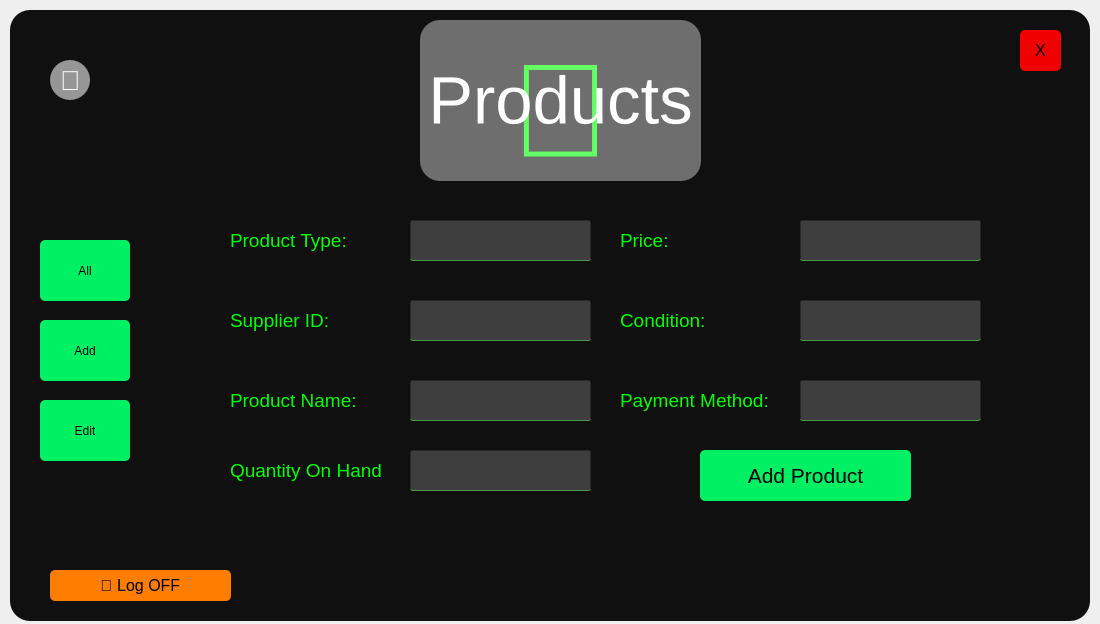
<?xml version="1.0" encoding="UTF-8"?>
<ui version="4.0">
 <class>Form</class>
 <widget class="QWidget" name="Form">
  <property name="geometry">
   <rect>
    <x>0</x>
    <y>0</y>
    <width>1100</width>
    <height>624</height>
   </rect>
  </property>
  <property name="windowTitle">
   <string>Form</string>
  </property>
  <widget class="QWidget" name="widget" native="true">
   <property name="geometry">
    <rect>
     <x>10</x>
     <y>10</y>
     <width>1080</width>
     <height>611</height>
    </rect>
   </property>
   <property name="styleSheet">
    <string notr="true">background-color:rgba(16,16,16,255);
border-radius:20px;</string>
   </property>
   <widget class="QPushButton" name="AdminPanLogOff">
    <property name="geometry">
     <rect>
      <x>40</x>
      <y>560</y>
      <width>181</width>
      <height>31</height>
     </rect>
    </property>
    <property name="font">
     <font>
      <family>Leelawadee UI</family>
      <pointsize>12</pointsize>
      <weight>50</weight>
      <bold>false</bold>
      <underline>false</underline>
      <strikeout>false</strikeout>
     </font>
    </property>
    <property name="styleSheet">
     <string notr="true">QPushButton#AdminPanLogOff{
background-color:rgba(255,125,0,255);
color:rgb(0,0,0);
border-radius:5px;
}

QPushButton#AdminPanLogOff:pressed{
background-color:rgba(255,150,0,255);
}
</string>
    </property>
    <property name="text">
     <string> Log OFF</string>
    </property>
   </widget>
   <widget class="QPushButton" name="btn_all">
    <property name="geometry">
     <rect>
      <x>30</x>
      <y>230</y>
      <width>90</width>
      <height>61</height>
     </rect>
    </property>
    <property name="styleSheet">
     <string notr="true">QPushButton#btn_all{
background-color:rgba(0,240,100,255);
color:rgb(0,0,0);
border-radius:5px;
}

QPushButton#btn_all:pressed{
background-color:rgba(0,255,150,255);
}
</string>
    </property>
    <property name="text">
     <string>All</string>
    </property>
   </widget>
   <widget class="QPushButton" name="AdminProBack">
    <property name="geometry">
     <rect>
      <x>40</x>
      <y>50</y>
      <width>40</width>
      <height>40</height>
     </rect>
    </property>
    <property name="font">
     <font>
      <family>Leelawadee UI</family>
      <pointsize>20</pointsize>
      <weight>50</weight>
      <bold>false</bold>
      <underline>false</underline>
      <strikeout>false</strikeout>
     </font>
    </property>
    <property name="styleSheet">
     <string notr="true">QPushButton#AdminProBack{
background-color:rgba(150,150,150,255);
color:rgb(255,255,255);
border-radius:20px;
}

QPushButton#AdminProBack:pressed{
background-color:rgba(200,200,200,255);
}
</string>
    </property>
    <property name="text">
     <string></string>
    </property>
   </widget>
   <widget class="QPushButton" name="btn_edit">
    <property name="geometry">
     <rect>
      <x>30</x>
      <y>390</y>
      <width>90</width>
      <height>61</height>
     </rect>
    </property>
    <property name="styleSheet">
     <string notr="true">QPushButton#btn_edit{
background-color:rgba(0,240,100,255);
color:rgb(0,0,0);
border-radius:5px;
}

QPushButton#btn_edit:pressed{
background-color:rgba(0,255,150,255);
}
</string>
    </property>
    <property name="text">
     <string>Edit</string>
    </property>
   </widget>
   <widget class="QPushButton" name="btn_add">
    <property name="geometry">
     <rect>
      <x>30</x>
      <y>310</y>
      <width>90</width>
      <height>61</height>
     </rect>
    </property>
    <property name="styleSheet">
     <string notr="true">QPushButton#btn_add{
background-color:rgba(0,240,100,255);
color:rgb(0,0,0);
border-radius:5px;
}

QPushButton#btn_add:pressed{
background-color:rgba(0,255,150,255);
}
</string>
    </property>
    <property name="text">
     <string>Add</string>
    </property>
   </widget>
   <widget class="QLabel" name="LockImage">
    <property name="geometry">
     <rect>
      <x>160</x>
      <y>10</y>
      <width>781</width>
      <height>181</height>
     </rect>
    </property>
    <property name="font">
     <font>
      <pointsize>100</pointsize>
     </font>
    </property>
    <property name="styleSheet">
     <string notr="true">color:rgba(0,255,0,255);
align:center</string>
    </property>
    <property name="text">
     <string></string>
    </property>
    <property name="alignment">
     <set>Qt::AlignCenter</set>
    </property>
   </widget>
   <widget class="QLabel" name="label">
    <property name="geometry">
     <rect>
      <x>220</x>
      <y>210</y>
      <width>171</width>
      <height>41</height>
     </rect>
    </property>
    <property name="font">
     <font>
      <pointsize>14</pointsize>
     </font>
    </property>
    <property name="styleSheet">
     <string notr="true">color:rgb(0, 255, 0)</string>
    </property>
    <property name="text">
     <string>Product Type:</string>
    </property>
   </widget>
   <widget class="QLabel" name="label_10">
    <property name="geometry">
     <rect>
      <x>610</x>
      <y>370</y>
      <width>171</width>
      <height>41</height>
     </rect>
    </property>
    <property name="font">
     <font>
      <pointsize>14</pointsize>
     </font>
    </property>
    <property name="styleSheet">
     <string notr="true">color:rgb(0, 255, 0)</string>
    </property>
    <property name="text">
     <string>Payment Method:</string>
    </property>
   </widget>
   <widget class="QLineEdit" name="AdminProdSupp">
    <property name="geometry">
     <rect>
      <x>400</x>
      <y>290</y>
      <width>181</width>
      <height>41</height>
     </rect>
    </property>
    <property name="font">
     <font>
      <pointsize>16</pointsize>
     </font>
    </property>
    <property name="styleSheet">
     <string notr="true">background-color:rgba(75,75,75,200);
color:rgb(0,255,0);
border-radius:2px;
border:1px solid rgba(0,0,0,0);
border-bottom-color:rgba(75,150,75,255);
padding-left:10px;
padding-bottom:3px;</string>
    </property>
   </widget>
   <widget class="QLineEdit" name="AdminProdType">
    <property name="geometry">
     <rect>
      <x>400</x>
      <y>210</y>
      <width>181</width>
      <height>41</height>
     </rect>
    </property>
    <property name="font">
     <font>
      <pointsize>16</pointsize>
     </font>
    </property>
    <property name="styleSheet">
     <string notr="true">background-color:rgba(75,75,75,200);
color:rgb(0,255,0);
border-radius:2px;
border:1px solid rgba(0,0,0,0);
border-bottom-color:rgba(75,150,75,255);
padding-left:10px;
padding-bottom:3px;</string>
    </property>
   </widget>
   <widget class="QLabel" name="label_3">
    <property name="geometry">
     <rect>
      <x>220</x>
      <y>370</y>
      <width>171</width>
      <height>41</height>
     </rect>
    </property>
    <property name="font">
     <font>
      <pointsize>14</pointsize>
     </font>
    </property>
    <property name="styleSheet">
     <string notr="true">color:rgb(0, 255, 0)</string>
    </property>
    <property name="text">
     <string>Product Name:</string>
    </property>
   </widget>
   <widget class="QLineEdit" name="AdminProdPayMeth">
    <property name="geometry">
     <rect>
      <x>790</x>
      <y>370</y>
      <width>181</width>
      <height>41</height>
     </rect>
    </property>
    <property name="font">
     <font>
      <pointsize>16</pointsize>
     </font>
    </property>
    <property name="styleSheet">
     <string notr="true">background-color:rgba(75,75,75,200);
color:rgb(0,255,0);
border-radius:2px;
border:1px solid rgba(0,0,0,0);
border-bottom-color:rgba(75,150,75,255);
padding-left:10px;
padding-bottom:3px;</string>
    </property>
   </widget>
   <widget class="QLineEdit" name="AdminProdPrice">
    <property name="geometry">
     <rect>
      <x>790</x>
      <y>210</y>
      <width>181</width>
      <height>41</height>
     </rect>
    </property>
    <property name="font">
     <font>
      <pointsize>16</pointsize>
     </font>
    </property>
    <property name="styleSheet">
     <string notr="true">background-color:rgba(75,75,75,200);
color:rgb(0,255,0);
border-radius:2px;
border:1px solid rgba(0,0,0,0);
border-bottom-color:rgba(75,150,75,255);
padding-left:10px;
padding-bottom:3px;</string>
    </property>
   </widget>
   <widget class="QLineEdit" name="AdminProdName">
    <property name="geometry">
     <rect>
      <x>400</x>
      <y>370</y>
      <width>181</width>
      <height>41</height>
     </rect>
    </property>
    <property name="font">
     <font>
      <pointsize>16</pointsize>
     </font>
    </property>
    <property name="styleSheet">
     <string notr="true">background-color:rgba(75,75,75,200);
color:rgb(0,255,0);
border-radius:2px;
border:1px solid rgba(0,0,0,0);
border-bottom-color:rgba(75,150,75,255);
padding-left:10px;
padding-bottom:3px;</string>
    </property>
   </widget>
   <widget class="QLabel" name="label_12">
    <property name="geometry">
     <rect>
      <x>610</x>
      <y>290</y>
      <width>171</width>
      <height>41</height>
     </rect>
    </property>
    <property name="font">
     <font>
      <pointsize>14</pointsize>
     </font>
    </property>
    <property name="styleSheet">
     <string notr="true">color:rgb(0, 255, 0)</string>
    </property>
    <property name="text">
     <string>Condition:</string>
    </property>
   </widget>
   <widget class="QPushButton" name="btn_add_product">
    <property name="geometry">
     <rect>
      <x>690</x>
      <y>440</y>
      <width>211</width>
      <height>51</height>
     </rect>
    </property>
    <property name="font">
     <font>
      <pointsize>16</pointsize>
     </font>
    </property>
    <property name="styleSheet">
     <string notr="true">QPushButton#btn_add_product{
background-color:rgba(0,240,100,255);
color:rgb(0,0,0);
border-radius:5px;
}

QPushButton#btn_add_product:pressed{
background-color:rgba(0,255,150,255);
}
</string>
    </property>
    <property name="text">
     <string>Add Product</string>
    </property>
   </widget>
   <widget class="QLineEdit" name="AdminProdCond">
    <property name="geometry">
     <rect>
      <x>790</x>
      <y>290</y>
      <width>181</width>
      <height>41</height>
     </rect>
    </property>
    <property name="font">
     <font>
      <pointsize>16</pointsize>
     </font>
    </property>
    <property name="styleSheet">
     <string notr="true">background-color:rgba(75,75,75,200);
color:rgb(0,255,0);
border-radius:2px;
border:1px solid rgba(0,0,0,0);
border-bottom-color:rgba(75,150,75,255);
padding-left:10px;
padding-bottom:3px;</string>
    </property>
   </widget>
   <widget class="QLabel" name="label_13">
    <property name="geometry">
     <rect>
      <x>610</x>
      <y>210</y>
      <width>171</width>
      <height>41</height>
     </rect>
    </property>
    <property name="font">
     <font>
      <pointsize>14</pointsize>
     </font>
    </property>
    <property name="styleSheet">
     <string notr="true">color:rgb(0, 255, 0)</string>
    </property>
    <property name="text">
     <string>Price:</string>
    </property>
   </widget>
   <widget class="QLabel" name="label_2">
    <property name="geometry">
     <rect>
      <x>220</x>
      <y>290</y>
      <width>171</width>
      <height>41</height>
     </rect>
    </property>
    <property name="font">
     <font>
      <pointsize>14</pointsize>
     </font>
    </property>
    <property name="styleSheet">
     <string notr="true">color:rgb(0, 255, 0)</string>
    </property>
    <property name="text">
     <string>Supplier ID:</string>
    </property>
   </widget>
   <widget class="QLabel" name="LockImage_2">
    <property name="geometry">
     <rect>
      <x>410</x>
      <y>10</y>
      <width>281</width>
      <height>161</height>
     </rect>
    </property>
    <property name="font">
     <font>
      <pointsize>50</pointsize>
     </font>
    </property>
    <property name="styleSheet">
     <string notr="true">color:rgba(255,255,255,255);
align:center;
background-color: rgba(255, 255, 255, 100);</string>
    </property>
    <property name="text">
     <string>Products</string>
    </property>
    <property name="alignment">
     <set>Qt::AlignCenter</set>
    </property>
   </widget>
   <widget class="QLabel" name="label_4">
    <property name="geometry">
     <rect>
      <x>220</x>
      <y>440</y>
      <width>171</width>
      <height>41</height>
     </rect>
    </property>
    <property name="font">
     <font>
      <pointsize>14</pointsize>
     </font>
    </property>
    <property name="styleSheet">
     <string notr="true">color:rgb(0, 255, 0)</string>
    </property>
    <property name="text">
     <string>Quantity On Hand</string>
    </property>
   </widget>
   <widget class="QLineEdit" name="AdminProdQuantity">
    <property name="geometry">
     <rect>
      <x>400</x>
      <y>440</y>
      <width>181</width>
      <height>41</height>
     </rect>
    </property>
    <property name="font">
     <font>
      <pointsize>16</pointsize>
     </font>
    </property>
    <property name="styleSheet">
     <string notr="true">background-color:rgba(75,75,75,200);
color:rgb(0,255,0);
border-radius:2px;
border:1px solid rgba(0,0,0,0);
border-bottom-color:rgba(75,150,75,255);
padding-left:10px;
padding-bottom:3px;</string>
    </property>
   </widget>
   <widget class="QPushButton" name="Close">
    <property name="geometry">
     <rect>
      <x>1010</x>
      <y>20</y>
      <width>41</width>
      <height>41</height>
     </rect>
    </property>
    <property name="font">
     <font>
      <family>Leelawadee UI</family>
      <pointsize>12</pointsize>
      <weight>50</weight>
      <bold>false</bold>
      <underline>false</underline>
      <strikeout>false</strikeout>
     </font>
    </property>
    <property name="styleSheet">
     <string notr="true">QPushButton#Close{
background-color:rgba(240,0,0,255);
color:rgb(0,0,0);
border-radius:5px;
}

QPushButton#Close:pressed{
background-color:rgba(255,0,0,255);
}
</string>
    </property>
    <property name="text">
     <string>X</string>
    </property>
   </widget>
  </widget>
 </widget>
 <resources/>
 <connections/>
</ui>
